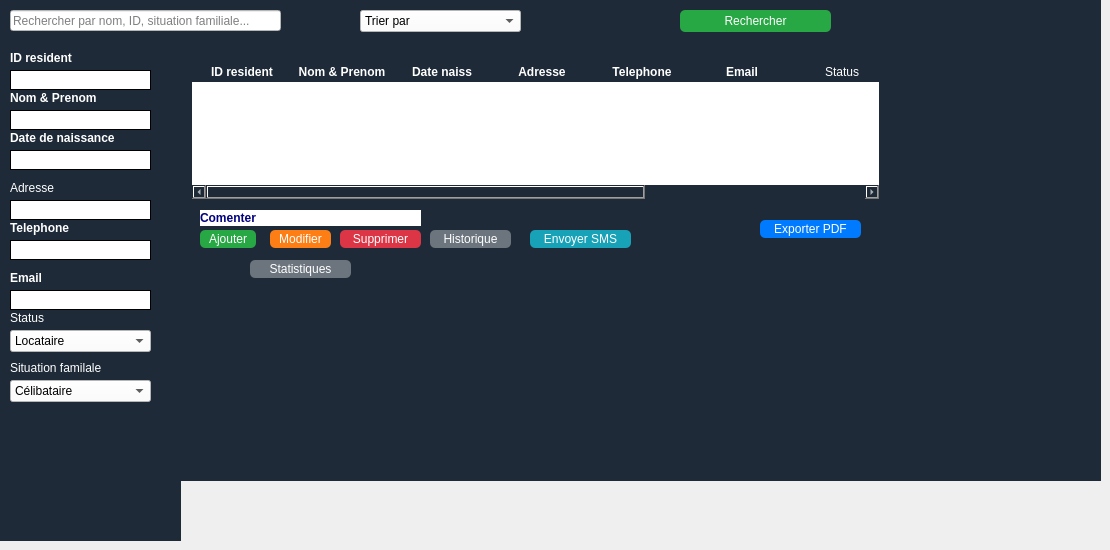
      <widget class="QWidget" name="page_12">
       <widget class="QFrame" name="liste_5">
        <property name="geometry">
         <rect>
          <x>0</x>
          <y>50</y>
          <width>181</width>
          <height>491</height>
         </rect>
        </property>
        <property name="styleSheet">
         <string notr="true">background-color: #1e2a38;
color: white;
font: bold 11pt &quot;Arial&quot;;</string>
        </property>
        <property name="frameShape">
         <enum>QFrame::Shape::NoFrame</enum>
        </property>
        <widget class="QLabel" name="idresident_2">
         <property name="geometry">
          <rect>
           <x>10</x>
           <y>0</y>
           <width>141</width>
           <height>16</height>
          </rect>
         </property>
         <property name="styleSheet">
          <string notr="true"/>
         </property>
         <property name="text">
          <string>&lt;html&gt;&lt;head/&gt;&lt;body&gt;&lt;p&gt;&lt;span style=&quot; font-weight:704;&quot;&gt;ID resident&lt;/span&gt;&lt;/p&gt;&lt;/body&gt;&lt;/html&gt;</string>
         </property>
        </widget>
        <widget class="QLabel" name="nom_7">
         <property name="geometry">
          <rect>
           <x>10</x>
           <y>40</y>
           <width>141</width>
           <height>16</height>
          </rect>
         </property>
         <property name="text">
          <string>&lt;html&gt;&lt;head/&gt;&lt;body&gt;&lt;p&gt;&lt;span style=&quot; font-weight:704;&quot;&gt;Nom &amp;amp; Prenom&lt;/span&gt;&lt;/p&gt;&lt;/body&gt;&lt;/html&gt;</string>
         </property>
        </widget>
        <widget class="QLabel" name="datenaissance_2">
         <property name="geometry">
          <rect>
           <x>10</x>
           <y>80</y>
           <width>141</width>
           <height>16</height>
          </rect>
         </property>
         <property name="text">
          <string>&lt;html&gt;&lt;head/&gt;&lt;body&gt;&lt;p&gt;&lt;span style=&quot; font-weight:704;&quot;&gt;Date de naissance &lt;/span&gt;&lt;/p&gt;&lt;/body&gt;&lt;/html&gt;</string>
         </property>
        </widget>
        <widget class="QLabel" name="status_3">
         <property name="geometry">
          <rect>
           <x>10</x>
           <y>260</y>
           <width>141</width>
           <height>16</height>
          </rect>
         </property>
         <property name="text">
          <string>&lt;html&gt;&lt;head/&gt;&lt;body&gt;&lt;p&gt;Status&lt;/p&gt;&lt;/body&gt;&lt;/html&gt;</string>
         </property>
        </widget>
        <widget class="QLabel" name="situation_2">
         <property name="geometry">
          <rect>
           <x>10</x>
           <y>310</y>
           <width>141</width>
           <height>16</height>
          </rect>
         </property>
         <property name="text">
          <string>&lt;html&gt;&lt;head/&gt;&lt;body&gt;&lt;p&gt;Situation familale&lt;/p&gt;&lt;/body&gt;&lt;/html&gt;</string>
         </property>
        </widget>
        <widget class="QLineEdit" name="idresidentline_2">
         <property name="geometry">
          <rect>
           <x>10</x>
           <y>20</y>
           <width>141</width>
           <height>20</height>
          </rect>
         </property>
         <property name="styleSheet">
          <string notr="true">QLineEdit {
    color: black;              /* Texte noir */
    background-color: white;   /* Fond blanc (tu peux changer la couleur) */
    border: 1px solid black;   /* Bordure noire (optionnel) */
}
</string>
         </property>
        </widget>
        <widget class="QLineEdit" name="nomline_7">
         <property name="geometry">
          <rect>
           <x>10</x>
           <y>60</y>
           <width>141</width>
           <height>20</height>
          </rect>
         </property>
         <property name="styleSheet">
          <string notr="true">QLineEdit {
    color: black;              /* Texte noir */
    background-color: white;   /* Fond blanc (tu peux changer la couleur) */
    border: 1px solid black;   /* Bordure noire (optionnel) */
}

</string>
         </property>
        </widget>
        <widget class="QComboBox" name="statusline_2">
         <property name="geometry">
          <rect>
           <x>10</x>
           <y>280</y>
           <width>141</width>
           <height>22</height>
          </rect>
         </property>
         <property name="styleSheet">
          <string notr="true">background-color: white;
    color: black;
    font: 10pt &quot;Arial&quot;;</string>
         </property>
         <item>
          <property name="text">
           <string>Locataire</string>
          </property>
         </item>
         <item>
          <property name="text">
           <string>Propriétaire</string>
          </property>
         </item>
        </widget>
        <widget class="QComboBox" name="situationline_2">
         <property name="geometry">
          <rect>
           <x>10</x>
           <y>330</y>
           <width>141</width>
           <height>22</height>
          </rect>
         </property>
         <property name="styleSheet">
          <string notr="true">background-color: white;
    color: black;
    font: 10pt &quot;Arial&quot;;</string>
         </property>
         <item>
          <property name="text">
           <string>Célibataire</string>
          </property>
         </item>
         <item>
          <property name="text">
           <string>Mariage</string>
          </property>
         </item>
         <item>
          <property name="text">
           <string>Divorcé</string>
          </property>
         </item>
        </widget>
        <widget class="QLabel" name="adresse_4">
         <property name="geometry">
          <rect>
           <x>10</x>
           <y>130</y>
           <width>141</width>
           <height>16</height>
          </rect>
         </property>
         <property name="text">
          <string>&lt;html&gt;&lt;head/&gt;&lt;body&gt;&lt;p&gt;Adresse&lt;/p&gt;&lt;/body&gt;&lt;/html&gt;</string>
         </property>
        </widget>
        <widget class="QLineEdit" name="adresseline_4">
         <property name="geometry">
          <rect>
           <x>10</x>
           <y>150</y>
           <width>141</width>
           <height>20</height>
          </rect>
         </property>
         <property name="styleSheet">
          <string notr="true">QLineEdit {
    color: black;              /* Texte noir */
    background-color: white;   /* Fond blanc (tu peux changer la couleur) */
    border: 1px solid black;   /* Bordure noire (optionnel) */
}

</string>
         </property>
        </widget>
        <widget class="QLabel" name="telephone_5">
         <property name="geometry">
          <rect>
           <x>10</x>
           <y>170</y>
           <width>141</width>
           <height>16</height>
          </rect>
         </property>
         <property name="text">
          <string>&lt;html&gt;&lt;head/&gt;&lt;body&gt;&lt;p&gt;&lt;span style=&quot; font-weight:704;&quot;&gt;Telephone&lt;/span&gt;&lt;/p&gt;&lt;/body&gt;&lt;/html&gt;</string>
         </property>
        </widget>
        <widget class="QLineEdit" name="emailline_4">
         <property name="geometry">
          <rect>
           <x>10</x>
           <y>240</y>
           <width>141</width>
           <height>20</height>
          </rect>
         </property>
         <property name="styleSheet">
          <string notr="true">QLineEdit {
    color: black;              /* Texte noir */
    background-color: white;   /* Fond blanc (tu peux changer la couleur) */
    border: 1px solid black;   /* Bordure noire (optionnel) */
}
</string>
         </property>
        </widget>
        <widget class="QLineEdit" name="telephoneline_5">
         <property name="geometry">
          <rect>
           <x>10</x>
           <y>190</y>
           <width>141</width>
           <height>20</height>
          </rect>
         </property>
         <property name="styleSheet">
          <string notr="true">QLineEdit {
    color: black;              /* Texte noir */
    background-color: white;   /* Fond blanc (tu peux changer la couleur) */
    border: 1px solid black;   /* Bordure noire (optionnel) */
}
</string>
         </property>
        </widget>
        <widget class="QLabel" name="email_4">
         <property name="geometry">
          <rect>
           <x>10</x>
           <y>220</y>
           <width>141</width>
           <height>16</height>
          </rect>
         </property>
         <property name="text">
          <string>&lt;html&gt;&lt;head/&gt;&lt;body&gt;&lt;p&gt;&lt;span style=&quot; font-weight:704;&quot;&gt;Email&lt;/span&gt;&lt;/p&gt;&lt;/body&gt;&lt;/html&gt;</string>
         </property>
        </widget>
        <widget class="QLineEdit" name="datenaissanceline_2">
         <property name="geometry">
          <rect>
           <x>10</x>
           <y>100</y>
           <width>141</width>
           <height>20</height>
          </rect>
         </property>
         <property name="styleSheet">
          <string notr="true">QLineEdit {
    color: black;              /* Texte noir */
    background-color: white;   /* Fond blanc (tu peux changer la couleur) */
    border: 1px solid black;   /* Bordure noire (optionnel) */
}
</string>
         </property>
        </widget>
       </widget>
       <widget class="QFrame" name="cruds_4">
        <property name="geometry">
         <rect>
          <x>180</x>
          <y>50</y>
          <width>921</width>
          <height>431</height>
         </rect>
        </property>
        <property name="styleSheet">
         <string notr="true">background-color: #1e2a38;
color: white;
font: bold 11pt &quot;Arial&quot;;

</string>
        </property>
        <property name="frameShape">
         <enum>QFrame::Shape::NoFrame</enum>
        </property>
        <widget class="QLabel" name="comment_5">
         <property name="geometry">
          <rect>
           <x>20</x>
           <y>160</y>
           <width>221</width>
           <height>16</height>
          </rect>
         </property>
         <property name="styleSheet">
          <string notr="true">background-color: white;
    gridline-color: #ccc;
    font: 10pt &quot;Arial&quot;;
</string>
         </property>
         <property name="text">
          <string>&lt;html&gt;&lt;head/&gt;&lt;body&gt;&lt;p&gt;&lt;span style=&quot; font-weight:700; color:#00007f;&quot;&gt;Comenter&lt;/span&gt;&lt;/p&gt;&lt;/body&gt;&lt;/html&gt;</string>
         </property>
        </widget>
        <widget class="QPushButton" name="ajouter_5">
         <property name="geometry">
          <rect>
           <x>20</x>
           <y>180</y>
           <width>56</width>
           <height>18</height>
          </rect>
         </property>
         <property name="styleSheet">
          <string notr="true">QPushButton {
    background-color: #28a745;
    color: white;
    border-radius: 5px;
}

</string>
         </property>
         <property name="text">
          <string>Ajouter</string>
         </property>
        </widget>
        <widget class="QPushButton" name="modifier_5">
         <property name="geometry">
          <rect>
           <x>90</x>
           <y>180</y>
           <width>61</width>
           <height>18</height>
          </rect>
         </property>
         <property name="styleSheet">
          <string notr="true">QPushButton {
    background-color: #fd7e14;
    color: white;
    border-radius: 5px;
}
</string>
         </property>
         <property name="text">
          <string>Modifier</string>
         </property>
        </widget>
        <widget class="QPushButton" name="exporter_5">
         <property name="geometry">
          <rect>
           <x>580</x>
           <y>170</y>
           <width>101</width>
           <height>18</height>
          </rect>
         </property>
         <property name="styleSheet">
          <string notr="true">QPushButton {
    background-color: #007bff;
    color: white;
    border-radius: 5px;
}
</string>
         </property>
         <property name="text">
          <string>Exporter PDF</string>
         </property>
        </widget>
        <widget class="QPushButton" name="supprimer_5">
         <property name="geometry">
          <rect>
           <x>160</x>
           <y>180</y>
           <width>81</width>
           <height>18</height>
          </rect>
         </property>
         <property name="styleSheet">
          <string notr="true">QPushButton {
    background-color: #dc3545;
    color: white;
    border-radius: 5px;
}</string>
         </property>
         <property name="text">
          <string>Supprimer</string>
         </property>
        </widget>
        <widget class="QPushButton" name="btnHistorique">
         <property name="geometry">
          <rect>
           <x>250</x>
           <y>180</y>
           <width>81</width>
           <height>18</height>
          </rect>
         </property>
         <property name="styleSheet">
          <string notr="true">QPushButton {
    background-color: #6c757d;
    color: white;
    border-radius: 5px;
}</string>
         </property>
         <property name="text">
          <string>Historique</string>
         </property>
        </widget>
        <widget class="QTableWidget" name="tableau_5">
         <property name="geometry">
          <rect>
           <x>10</x>
           <y>10</y>
           <width>691</width>
           <height>141</height>
          </rect>
         </property>
         <property name="styleSheet">
          <string notr="true">QTableWidget {
    background-color: white;        /* cellules blanches */
    color: #1e2a38;                 /* texte bleu foncé */
    border: 2px solid #1e2a38;      /* bordures du tableau */
    font: bold 11pt &quot;Arial&quot;;
}

QTableWidget::item {
    background-color: white;        /* garde les cellules blanches */
    color: #1e2a38;
}

QHeaderView::section {
    background-color: #1e2a38;      /* en-tête bleu foncé */
    color: white;                   /* texte blanc */
    font: bold 11pt &quot;Arial&quot;;
    border: 1px solid #1e2a38;
}
</string>
         </property>
         <column>
          <property name="text">
           <string>ID resident</string>
          </property>
          <property name="font">
           <font>
            <bold>true</bold>
           </font>
          </property>
         </column>
         <column>
          <property name="text">
           <string>Nom &amp; Prenom</string>
          </property>
          <property name="font">
           <font>
            <bold>true</bold>
           </font>
          </property>
         </column>
         <column>
          <property name="text">
           <string>Date naiss</string>
          </property>
          <property name="font">
           <font>
            <bold>true</bold>
           </font>
          </property>
         </column>
         <column>
          <property name="text">
           <string>Adresse</string>
          </property>
          <property name="font">
           <font>
            <bold>true</bold>
           </font>
          </property>
         </column>
         <column>
          <property name="text">
           <string>Telephone</string>
          </property>
          <property name="font">
           <font>
            <bold>true</bold>
           </font>
          </property>
         </column>
         <column>
          <property name="text">
           <string>Email</string>
          </property>
          <property name="font">
           <font>
            <bold>true</bold>
           </font>
          </property>
         </column>
         <column>
          <property name="text">
           <string>Status</string>
          </property>
         </column>
         <column>
          <property name="text">
           <string>Situation familale</string>
          </property>
         </column>
         <column>
          <property name="text">
           <string>Âge</string>
          </property>
         </column>
        </widget>
        <widget class="QFrame" name="trirecherche_3">
         <property name="geometry">
          <rect>
           <x>-240</x>
           <y>250</y>
           <width>1101</width>
           <height>51</height>
          </rect>
         </property>
         <property name="styleSheet">
          <string notr="true">background-color: #1e2a38;
color: white;
font: bold 11pt &quot;Arial&quot;;

</string>
         </property>
         <property name="frameShape">
          <enum>QFrame::Shape::NoFrame</enum>
         </property>
        </widget>
        <widget class="QPushButton" name="btnStatistiques">
         <property name="geometry">
          <rect>
           <x>70</x>
           <y>210</y>
           <width>101</width>
           <height>18</height>
          </rect>
         </property>
         <property name="styleSheet">
          <string notr="true">QPushButton {
    background-color: #6c757d;
    color: white;
    border-radius: 5px;
}
</string>
         </property>
         <property name="text">
          <string>Statistiques</string>
         </property>
        </widget>
        <widget class="QPushButton" name="btnEnvoyerSms">
         <property name="geometry">
          <rect>
           <x>350</x>
           <y>180</y>
           <width>101</width>
           <height>18</height>
          </rect>
         </property>
         <property name="styleSheet">
          <string notr="true">QPushButton {
    background-color: #17a2b8;
    color: white;
    border-radius: 5px;
}
</string>
         </property>
         <property name="text">
          <string>Envoyer SMS</string>
         </property>
        </widget>
       </widget>
       <widget class="QFrame" name="trirecherche_4">
        <property name="geometry">
         <rect>
          <x>0</x>
          <y>0</y>
          <width>1101</width>
          <height>51</height>
         </rect>
        </property>
        <property name="styleSheet">
         <string notr="true">background-color: #1e2a38;
color: white;
font: bold 11pt &quot;Arial&quot;;

</string>
        </property>
        <property name="frameShape">
         <enum>QFrame::Shape::NoFrame</enum>
        </property>
        <widget class="QLineEdit" name="recherche_4">
         <property name="geometry">
          <rect>
           <x>10</x>
           <y>10</y>
           <width>271</width>
           <height>21</height>
          </rect>
         </property>
         <property name="styleSheet">
          <string notr="true">background-color: white;
    color: black;
    font: 10pt &quot;Arial&quot;;</string>
         </property>
         <property name="placeholderText">
          <string>Rechercher par nom, ID, situation familiale...</string>
         </property>
        </widget>
        <widget class="QComboBox" name="triemail_4">
         <property name="geometry">
          <rect>
           <x>360</x>
           <y>10</y>
           <width>161</width>
           <height>22</height>
          </rect>
         </property>
         <property name="styleSheet">
          <string notr="true">background-color: white;
    color: black;
    font: 10pt &quot;Arial&quot;;</string>
         </property>
         <item>
          <property name="text">
           <string>Trier par</string>
          </property>
         </item>
         <item>
          <property name="text">
           <string>Nom (A-Z)</string>
          </property>
         </item>
         <item>
          <property name="text">
           <string>Email (A-Z)</string>
          </property>
         </item>
         <item>
          <property name="text">
           <string>Email (Z-A)</string>
          </property>
         </item>
         <item>
          <property name="text">
           <string>Âge croissant</string>
          </property>
         </item>
         <item>
          <property name="text">
           <string>Âge décroissant</string>
          </property>
         </item>
        </widget>
        <widget class="QPushButton" name="btnRechercher">
         <property name="geometry">
          <rect>
           <x>680</x>
           <y>10</y>
           <width>151</width>
           <height>22</height>
          </rect>
         </property>
         <property name="styleSheet">
          <string notr="true">QPushButton {
    background-color: #28a745;
    color: white;
    border-radius: 5px;
    font: 10pt &quot;Arial&quot;;
}</string>
         </property>
         <property name="text">
          <string>Rechercher</string>
         </property>
        </widget>
       </widget>
      </widget>
